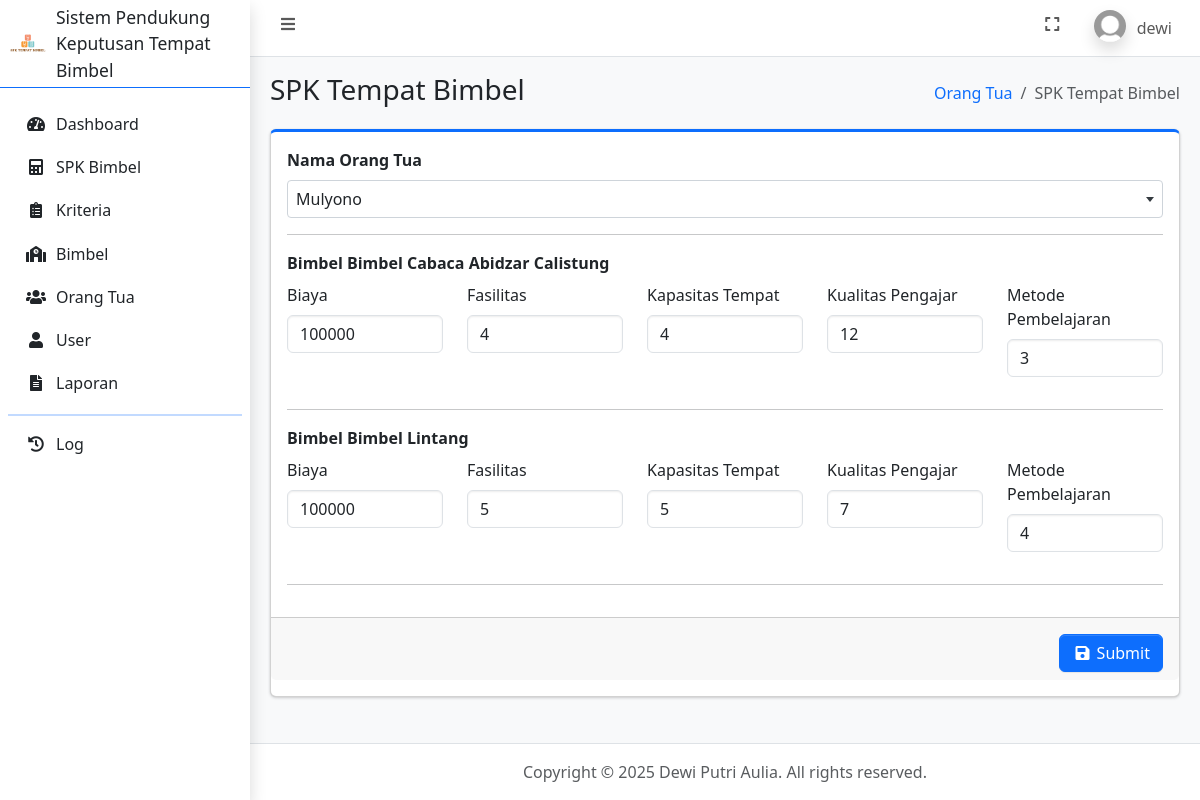
Page /ubah_spk.php?id_hasil=9 (signed in) on the committed database.
### tables this page shows
CREATE TABLE `user` (
  `id_user` int(11) NOT NULL,
  `username` varchar(100) NOT NULL,
  `password` varchar(255) NOT NULL,
  `jabatan` enum('admin','orangtua') NOT NULL,
  `nama` varchar(100) NOT NULL,
  `foto` text NOT NULL,
  `dibuat_pada` timestamp NOT NULL DEFAULT current_timestamp()
);

CREATE TABLE `bimbel` (
  `id_bimbel` int(11) NOT NULL,
  `nama_bimbel` varchar(100) NOT NULL,
  `alamat_bimbel` text NOT NULL,
  `dibuat_pada` timestamp NOT NULL DEFAULT current_timestamp()
);

CREATE TABLE `kriteria` (
  `id_kriteria` int(11) NOT NULL,
  `nama_kriteria` varchar(100) NOT NULL,
  `bobot` float NOT NULL,
  `atribut` enum('Benefit','Cost') NOT NULL,
  `dibuat_pada` datetime NOT NULL DEFAULT current_timestamp()
);

CREATE TABLE `penilaian` (
  `id_penilaian` int(11) NOT NULL,
  `id_kriteria` int(11) NOT NULL,
  `id_bimbel` int(11) NOT NULL,
  `nilai` float NOT NULL,
  `id_hasil` int(11) NOT NULL
);

### connection.php (called while the page is built, shortened)
<?php
	$host = 'localhost';
	$user = 'root';
	$pass = '';
	$database = 'spk_bimbel_topsis';
	$conn = mysqli_connect($host, $user, $pass, $database);
    if (isset($_SESSION['id_user'])) {
    	$id_user = $_SESSION['id_user'];
		$dataUser = mysqli_fetch_assoc(mysqli_query($conn, "SELECT * FROM user WHERE id_user = $id_user"));
	}
?>

### ubah_spk.php (the view, shortened to what this page needs)
<?php
    require_once 'connection.php';
    $id_hasil = $_GET['id_hasil'];
    $bimbel = mysqli_query($conn, "SELECT * FROM bimbel ORDER BY nama_bimbel ASC");
    $kriteria = mysqli_query($conn, "SELECT * FROM kriteria ORDER BY nama_kriteria ASC");
?>
<!DOCTYPE html>
<html lang="en">
<head>
    <?php include_once 'include/head.php'; ?>
</head>
<body class="layout-fixed sidebar-expand-lg bg-body-tertiary">
    <div class="app-wrapper">
        <?php include_once 'include/navbar.php'; ?>
        <?php include_once 'include/sidebar.php'; ?>
        <main class="app-main">
            <div class="app-content-header">
                <div class="container-fluid">
                    <div class="row">
                        <div class="col-sm-6">
                            <h3 class="mb-0">SPK Tempat Bimbel</h3>
                        </div>
                        <div class="col-sm-6">
                            <ol class="breadcrumb float-sm-end">
                                <li class="breadcrumb-item"><a href="orangtua.php">Orang Tua</a></li>
                                <li class="breadcrumb-item active" aria-current="page">
                                    SPK Tempat Bimbel
                                </li>
                            </ol>
                        </div>
                    </div>
                </div>
            </div>
            <div class="app-content">
                <div class="container-fluid">
                    <div class="row">
                        <div class="col-12">
                            <div class="card card-primary card-outline mb-4">
                                <form method="post">
                                    <div class="card-body">
                                        <div class="mb-3">
                                            <label for="id_orangtua" class="form-label fw-bold">Nama Orang Tua</label>
                                        </div>
                                        <hr>
                                        <?php foreach ($bimbel as $dj): ?>
                                            <div class="row">
                                                <label class="form-label fw-bold">Bimbel <?= htmlspecialchars($dj['nama_bimbel']); ?></label>
                                                <?php foreach ($kriteria as $dk): ?>
                                                    <div class="mb-3 col">
                                                        <label for="nilai_<?= $dj['id_bimbel']; ?>_<?= $dk['id_kriteria']; ?>" class="form-label">
                                                            <?= htmlspecialchars($dk['nama_kriteria']); ?>
                                                        </label>
                                                        <?php
                                                            $id_bimbel = $dj['id_bimbel'];
                                                            $id_kriteria = $dk['id_kriteria'];
                                                            $penilaian = mysqli_fetch_assoc(mysqli_query($conn, "SELECT * FROM penilaian WHERE id_hasil = '$id_hasil' AND id_bimbel = '$id_bimbel' AND id_kriteria = '$id_kriteria'"));
                                                        ?>
                                                        <input type="number" step="0.01" id="nilai_<?= $dj['id_bimbel']; ?>_<?= $dk['id_kriteria']; ?>" class="form-control" name="penilaian[<?= $dj['id_bimbel']; ?>][<?= $dk['id_kriteria']; ?>][nilai]" min="0" value="<?= $penilaian['nilai']; ?>" required>
                                                    </div>
                                                <?php endforeach; ?>
                                            </div>
                                            <hr>
                                        <?php endforeach; ?>
                                    </div>
                                    <div class="card-footer pt-3 text-end">
                                        <button type="submit" name="btnSpkBimbel" class="btn btn-primary">
                                            <i class="fas fa-fw fa-save"></i> Submit
                                        </button>
                                    </div>
                                </form>
                            </div>
                        </div>
                    </div>
                </div>
            </div>
        </main>
        <?php include_once 'include/footer.php'; ?>
    </div>
</body>
</html>

### include/navbar.php (shortened to what this page needs)
<nav class="app-header navbar navbar-expand bg-body">
    <div class="container-fluid">
        <ul class="navbar-nav">
            <li class="nav-item"> <a class="nav-link" data-lte-toggle="sidebar" href="#" role="button"> <i class="fas fa-fw fa-bars"></i> </a> </li>
        </ul>
        <ul class="navbar-nav ms-auto">
            <li class="nav-item"> <a class="nav-link" href="#" data-lte-toggle="fullscreen"> <i data-lte-icon="maximize" class="fas fa-fw fa-expand"></i> </a> </li>
            <li class="nav-item dropdown user-menu">
                <a href="#" class="nav-link dropdown-toggle" data-bs-toggle="dropdown" aria-expanded="false">
                    <img src="assets/img/profiles/<?= $dataUser['foto']; ?>" class="user-image rounded-circle shadow" alt="User Image">
                    <span class="d-none d-md-inline"><?= $dataUser['username']; ?></span>
                </a>
            </li>
        </ul>
    </div>
</nav>

### assets/style.css (style rules this page uses)
.app-wrapper { opacity: 0; animation: fadeIn 0.8s ease-in forwards; }

### rows in the picture
user: foto (placeholder picture), username "dewi"
bimbel: nama_bimbel "Bimbel Cabaca Abidzar Calistung"
kriteria: nama_kriteria "Biaya", nilai "100000"
kriteria: nama_kriteria "Fasilitas", nilai "4", nilai "5"
kriteria: nama_kriteria "Kapasitas Tempat", id_kriteria.nilai "4", nilai "5"
kriteria: nama_kriteria "Kualitas Pengajar", nilai "12", nilai "7"
kriteria: nama_kriteria "Metode Pembelajaran", nilai "3", nilai "4"
bimbel: nama_bimbel "Bimbel Lintang"
